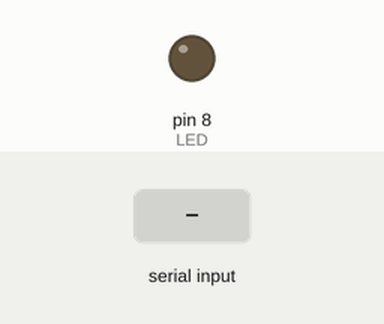
Recording of a sketch running on a simulated Arduino Uno, built with avr-gcc and run on an emulated ATmega328P. Parts: output pins drawn as LEDs (lit = HIGH). The inputs (shaded band) are chosen by the test bench.

Above: at 1.2 s.
1.3 s: byte 30 received over Serial
At 2.2 s:
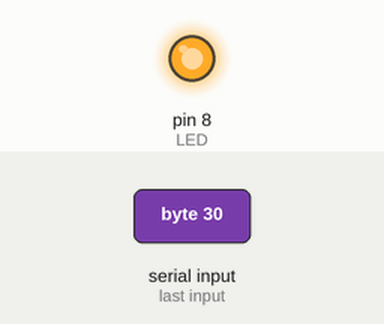
Timing chart, 0 to 4.3 s (numbered marks = the images above; inputs shaded):
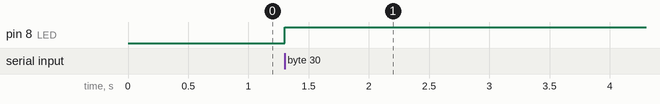

The sketch:

EX3a_Arduino_read_from_serial.ino
```cpp
// Arduino listens to the serial port for data coming in from Processing
// LED  turns on and off based on serial input value

//Arduino setup:
// LED is connected to pin 8


const int LED = 8; // the pin for the LED
int val = 0;  //variable for storing value from serial port

void setup() {
  pinMode(LED, OUTPUT);  // set LED as output
  Serial.begin(9600); // Start serial communication at 9600 bps
}

void loop() {
  if (Serial.available()) {
    // If data is available to read,
    val = Serial.read(); // read it and store it in val
  }
  digitalWrite(LED, val); //write value to the LED


  delay(10); // Wait 100 milliseconds

}
```

Measured:
- after the input at 1.3 s, pin 8 (LED): LOW → HIGH at once
